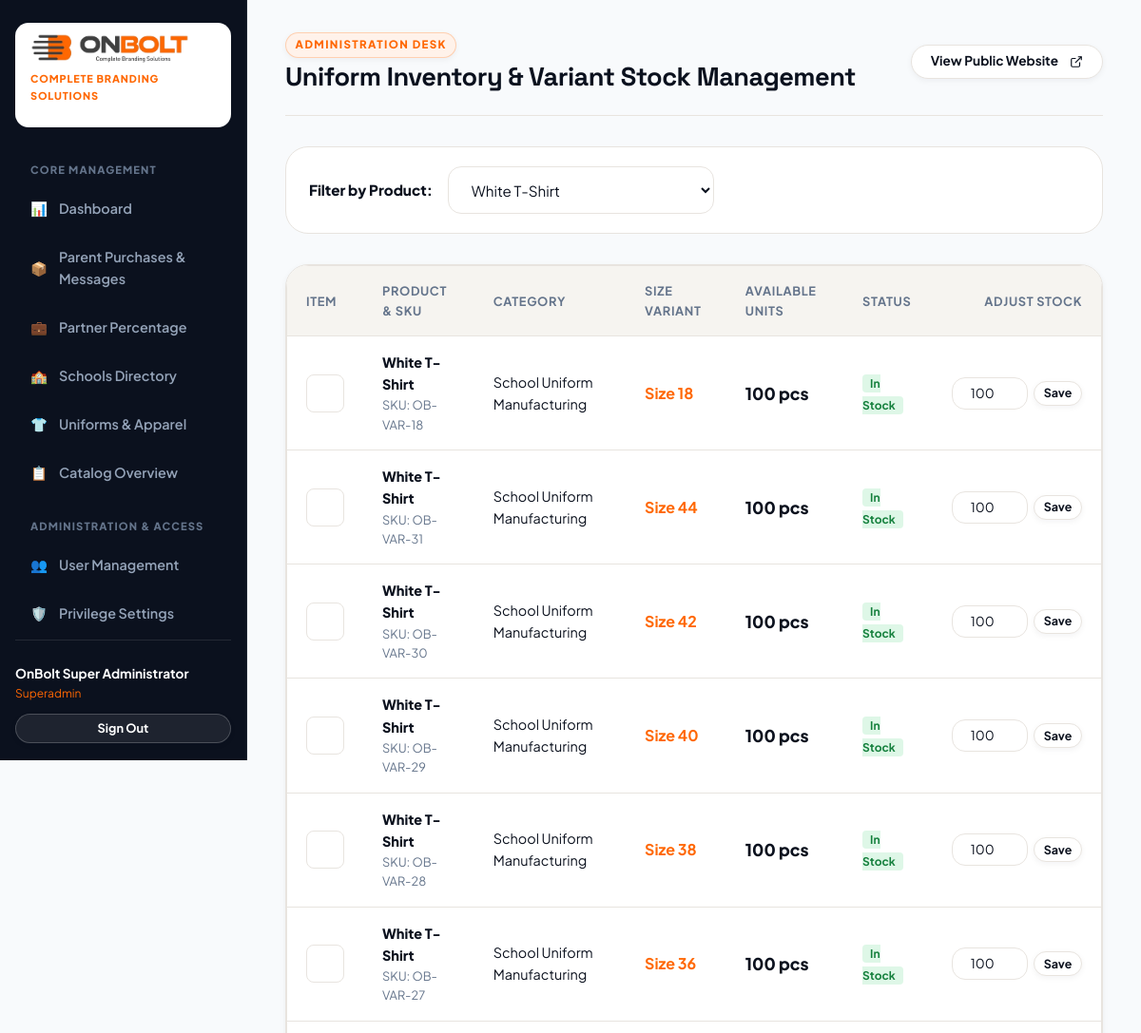
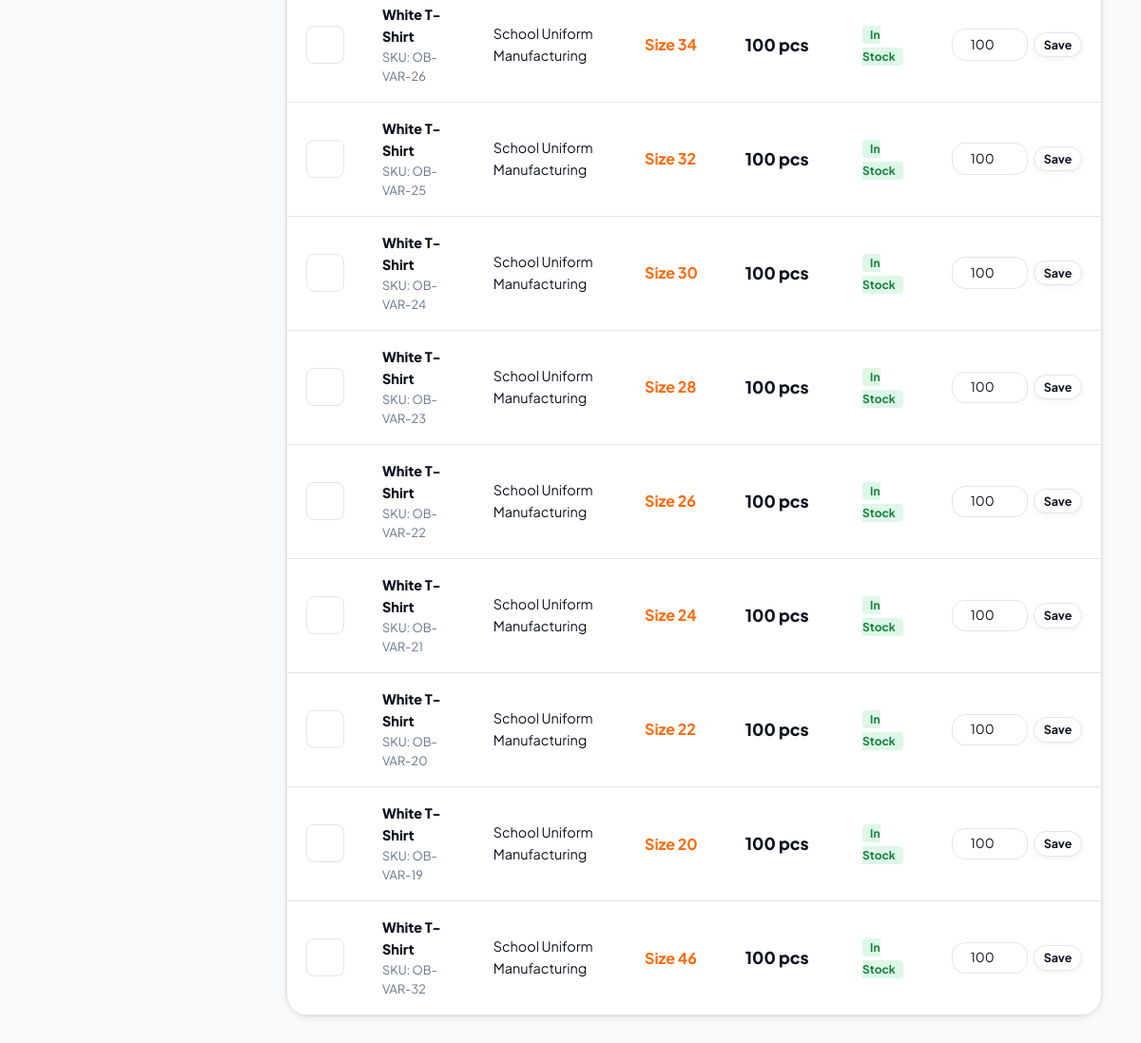
Page /admin/inventory.php?product_id=1 (signed in) on the committed database (2 pictures, top to bottom).
### tables this page shows
CREATE TABLE `product_variants` (
  `id` int(10) unsigned NOT NULL AUTO_INCREMENT,
  `product_id` int(10) unsigned NOT NULL,
  `size` varchar(50) NOT NULL,
  `color` varchar(50) DEFAULT NULL,
  `sku` varchar(100) DEFAULT NULL,
  `price_override` decimal(10,2) DEFAULT NULL,
  `stock_quantity` int(11) NOT NULL DEFAULT 100,
  `status` tinyint(1) NOT NULL DEFAULT 1,
  `created_at` timestamp NOT NULL DEFAULT current_timestamp(),
  `updated_at` timestamp NOT NULL DEFAULT current_timestamp() ON UPDATE current_timestamp(),
  PRIMARY KEY (`id`),
  KEY `idx_pv_product` (`product_id`),
  CONSTRAINT `fk_pv_product` FOREIGN KEY (`product_id`) REFERENCES `products` (`id`) ON DELETE CASCADE
);

CREATE TABLE `products` (
  `id` int(10) unsigned NOT NULL AUTO_INCREMENT,
  `category_id` int(10) unsigned DEFAULT NULL,
  `name` varchar(180) NOT NULL,
  `slug` varchar(180) NOT NULL,
  `sku` varchar(80) NOT NULL,
  `description` text DEFAULT NULL,
  `short_description` varchar(255) DEFAULT NULL,
  `price` decimal(10,2) NOT NULL DEFAULT 0.00,
  `actual_price` decimal(10,2) DEFAULT NULL,
  `vendor_commission` decimal(10,2) DEFAULT NULL,
  `vendor_price` decimal(10,2) DEFAULT NULL,
  `partner_percentage` decimal(5,2) NOT NULL DEFAULT 30.00,
  `discount_price` decimal(10,2) DEFAULT NULL,
  `is_global` tinyint(1) NOT NULL DEFAULT 1,
  `is_kit` tinyint(1) NOT NULL DEFAULT 0,
  `featured_image` varchar(255) DEFAULT NULL,
  `size_chart_image` varchar(255) DEFAULT NULL,
  `available_sizes` varchar(255) DEFAULT NULL,
  `gender` enum('all','boy','girl') NOT NULL DEFAULT 'all',
  `uniform_group` enum('academic','sports','accessories') NOT NULL DEFAULT 'academic',
  `sort_order` int(11) NOT NULL DEFAULT 0,
  `status` tinyint(1) NOT NULL DEFAULT 1,
  `created_at` timestamp NOT NULL DEFAULT current_timestamp(),
  `updated_at` timestamp NOT NULL DEFAULT current_timestamp() ON UPDATE current_timestamp(),
  PRIMARY KEY (`id`),
  UNIQUE KEY `uq_products_slug` (`slug`),
  UNIQUE KEY `uq_products_sku` (`sku`),
  KEY `idx_products_cat` (`category_id`),
  KEY `idx_products_status` (`status`)
);

CREATE TABLE `product_categories` (
  `id` int(10) unsigned NOT NULL AUTO_INCREMENT,
  `name` varchar(120) NOT NULL,
  `slug` varchar(120) NOT NULL,
  `description` text DEFAULT NULL,
  `image` varchar(255) DEFAULT NULL,
  `icon` varchar(100) DEFAULT NULL,
  `sort_order` int(11) NOT NULL DEFAULT 0,
  `status` tinyint(1) NOT NULL DEFAULT 1,
  `created_at` timestamp NOT NULL DEFAULT current_timestamp(),
  `updated_at` timestamp NOT NULL DEFAULT current_timestamp() ON UPDATE current_timestamp(),
  PRIMARY KEY (`id`),
  UNIQUE KEY `uq_categories_slug` (`slug`)
);

### config/app.php (called while the page is built, shortened)
<?php
function sanitize(mixed $data): mixed {
    return htmlspecialchars(trim((string)$data), ENT_QUOTES, 'UTF-8');
}

### admin/inventory.php (the view, shortened to what this page needs)
<?php
require_once __DIR__ . '/header.php';
$pdo = getDbConnection();
$prodFilter = (int)($_GET['product_id'] ?? 0);
$products = $pdo->query("SELECT id, name FROM products ORDER BY name ASC")->fetchAll();
$sql = "SELECT pv.*, p.name as product_name, p.featured_image, c.name as category_name
        FROM product_variants pv
        JOIN products p ON pv.product_id = p.id
        LEFT JOIN product_categories c ON p.category_id = c.id
        WHERE 1=1";
if ($prodFilter > 0) {
    $sql .= " AND pv.product_id = {$prodFilter}";
}
$sql .= " ORDER BY pv.stock_quantity ASC, p.name ASC";
$variants = $pdo->query($sql)->fetchAll();
?>
<div style="background:#fff; border-radius:var(--radius-lg); padding:1.25rem 1.5rem; border:1px solid var(--brand-border); margin-bottom:2rem; display:flex; justify-content:space-between; align-items:center; flex-wrap:wrap; gap:1rem;">
    <div style="display:flex; align-items:center; gap:1rem;">
        <label style="font-weight:800; font-size:0.95rem;">Filter by Product:</label>
        <form action="" method="GET">
            <select name="product_id" class="form-control" style="width:280px;" onchange="this.form.submit()">
                <?php foreach ($products as $p): ?>
                    <option value="<?= $p['id'] ?>" <?= $prodFilter === (int)$p['id'] ? 'selected' : '' ?>><?= sanitize($p['name']) ?></option>
                <?php endforeach; ?>
            </select>
        </form>
    </div>
</div>
<div style="background:#fff; border-radius:var(--radius-lg); border:1px solid var(--brand-border); overflow:hidden; box-shadow:var(--shadow-sm);">
    <table class="admin-table">
        <thead>
            <tr>
                <th>Item</th>
                <th>Product &amp; SKU</th>
                <th>Category</th>
                <th>Size Variant</th>
                <th>Available Units</th>
                <th>Status</th>
                <th style="text-align:right;">Adjust Stock</th>
            </tr>
        </thead>
        <tbody>
            <?php foreach ($variants as $v): ?>
                <?php $isLow = $v['stock_quantity'] < 20; ?>
                <tr>
                    <td style="width:50px;">
                        <div style="width:40px; height:40px; border-radius:var(--radius-sm); border:1px solid var(--brand-border); overflow:hidden; display:flex; align-items:center; justify-content:center;">
                        </div>
                    </td>
                    <td>
                        <div style="font-weight:800; color:var(--brand-dark);"><?= sanitize($v['product_name']) ?></div>
                        <div style="font-size:0.8rem; color:var(--brand-muted);">SKU: <?= sanitize($v['sku'] ?: 'OB-VAR-' . $v['id']) ?></div>
                    </td>
                    <td><?= sanitize($v['category_name'] ?: 'Uniform') ?></td>
                    <td style="font-weight:700; font-size:1rem; color:var(--brand-primary);">Size <?= sanitize($v['size']) ?></td>
                    <td style="font-weight:800; font-size:1.1rem; color:<?= $isLow ? '#dc2626' : 'var(--brand-dark)' ?>;">
                        <?= $v['stock_quantity'] ?> pcs
                    </td>
                    <td>
                        <?= $isLow ? '<span style="color:#dc2626; font-weight:800; font-size:0.75rem; background:rgba(255,107,107,0.15); padding:2px 8px; border-radius:4px;">Low Stock</span>' : '<span style="color:#15803d; font-weight:700; font-size:0.75rem; background:rgba(34,197,94,0.15); padding:2px 8px; border-radius:4px;">In Stock</span>' ?>
                    </td>
                    <td style="text-align:right;">
                        <form action="" method="POST" style="display:inline-flex; align-items:center; gap:0.4rem;">
                            <input type="number" name="stock_quantity" value="<?= $v['stock_quantity'] ?>" min="0" max="9999" class="form-control" style="width:80px; padding:0.3rem 0.5rem; font-size:0.85rem; text-align:center;">
                            <button type="submit" class="btn btn-outline btn-sm" style="padding:0.3rem 0.6rem; font-size:0.78rem;">
                                Save
                            </button>
                        </form>
                    </td>
                </tr>
            <?php endforeach; ?>
        </tbody>
    </table>
</div>
<?php require_once __DIR__ . '/footer.php'; ?>

### assets/css/main.css (style rules this page uses)
:root { --brand-primary: #FF6702; --brand-primary-hover: #e55a00; --brand-primary-light: #FFF2EA; --brand-primary-glow: rgba(255, 103, 2, 0.4); --brand-secondary: #1E2530; --brand-secondary-hover: #2B3444; --brand-secondary-light: #F1F4F8; --brand-accent: #FF4500; --brand-accent-hover: #e03d00; --brand-accent-light: #FFEBE5; --brand-dark: #0B111E; --brand-dark-soft: #162033; --brand-muted: #64748B; --brand-light: #FBF9F6; --brand-surface: #FFFFFF; --brand-surface-alt: #F6F4F0; --brand-border: #E8E4DF; --brand-border-focus: #FF6702; --font-sans: 'Plus Jakarta Sans', -apple-system, BlinkMacSystemFont, "Segoe UI", Roboto, sans-serif; --font-display: 'Space Grotesk', var(--font-sans); --shadow-sm: 0 2px 6px rgba(11, 17, 30, 0.05); --shadow-md: 0 10px 25px -5px rgba(11, 17, 30, 0.08), 0 8px 10px -6px rgba(11, 17, 30, 0.04); --shadow-lg: 0 20px 35px -10px rgba(255, 103, 2, 0.18), 0 10px 15px -3px rgba(11, 17, 30, 0.06); --shadow-xl: 0 30px 60px -15px rgba(11, 17, 30, 0.2); --shadow-glow: 0 0 35px rgba(255, 103, 2, 0.45); --radius-sm: 8px; --radius-md: 14px; --radius-lg: 24px; --radius-xl: 36px; --radius-pill: 9999px; --ease-out: cubic-bezier(0.16, 1, 0.3, 1); --ease-spring: cubic-bezier(0.34, 1.56, 0.64, 1); --transition-fast: 0.2s var(--ease-out); --transition-normal: 0.35s var(--ease-out); --transition-slow: 0.6s var(--ease-out); }
*, *::before, *::after { box-sizing: border-box; margin: 0; padding: 0; }
html { font-size: 16px; scroll-behavior: smooth; -webkit-font-smoothing: antialiased; -moz-osx-font-smoothing: grayscale; }
body { font-family: var(--font-sans); background-color: var(--brand-light); color: var(--brand-dark); line-height: 1.6; overflow-x: hidden; position: relative; }
button, input, select, textarea { font: inherit; color: inherit; }
button { cursor: pointer; border: none; background: none; }
.btn { display: inline-flex; align-items: center; justify-content: center; gap: 0.75rem; padding: 0.9rem 2rem; font-size: 0.96rem; font-weight: 700; border-radius: var(--radius-pill); transition: all var(--transition-normal); position: relative; overflow: hidden; text-align: center; user-select: none; cursor: pointer; line-height: 1.2; vertical-align: middle; border: none; text-decoration: none; }
.btn::after { content: ''; position: absolute; top: 0; left: -120%; width: 100%; height: 100%; background: linear-gradient(90deg, transparent, rgba(255, 255, 255, 0.35), transparent); transition: left 0.65s ease; pointer-events: none; }
.btn-outline { background-color: #ffffff; color: var(--brand-dark); border: 1.5px solid var(--brand-border); box-shadow: var(--shadow-sm); }
.btn-sm { padding: 0.55rem 1.25rem; font-size: 0.85rem; }
.form-control { width: 100%; padding: 0.85rem 1.25rem; font-size: 0.95rem; background: #ffffff; border: 1.5px solid var(--brand-border); border-radius: var(--radius-md); transition: all var(--transition-fast); outline: none; }

### admin/header.php (style rules this page uses)
.admin-table { width: 100%; border-collapse: separate; border-spacing: 0; background: #ffffff; border-radius: var(--radius-lg); border: 1px solid var(--brand-border); box-shadow: var(--shadow-sm); }
.admin-table th { background: var(--brand-surface-alt); padding: 1rem 1.25rem; font-size: 0.8rem; text-transform: uppercase; letter-spacing: 0.05em; color: var(--brand-muted); text-align: left; border-bottom: 1px solid var(--brand-border); }
.admin-table td { padding: 1rem 1.25rem; border-bottom: 1px solid var(--brand-border); font-size: 0.9rem; vertical-align: middle; }

### rows in the picture
product_variants: product.name "White T-Shirt", sku+id "OB-VAR-18", product_categories.name "School Uniform Manufacturing", size "18", stock_quantity "100", shows "In Stock"
product_variants: product.name "White T-Shirt", sku+id "OB-VAR-31", product_categories.name "School Uniform Manufacturing", size "44", stock_quantity "100", shows "In Stock"
product_variants: product.name "White T-Shirt", sku+id "OB-VAR-30", product_categories.name "School Uniform Manufacturing", size "42", stock_quantity "100", shows "In Stock"
product_variants: product.name "White T-Shirt", sku+id "OB-VAR-29", product_categories.name "School Uniform Manufacturing", size "40", stock_quantity "100", shows "In Stock"
product_variants: product.name "White T-Shirt", sku+id "OB-VAR-28", product_categories.name "School Uniform Manufacturing", size "38", stock_quantity "100", shows "In Stock"
product_variants: product.name "White T-Shirt", sku+id "OB-VAR-27", product_categories.name "School Uniform Manufacturing", size "36", stock_quantity "100", shows "In Stock"
product_variants: product.name "White T-Shirt", sku+id "OB-VAR-26", product_categories.name "School Uniform Manufacturing", size "34", stock_quantity "100", shows "In Stock"
product_variants: product.name "White T-Shirt", sku+id "OB-VAR-25", product_categories.name "School Uniform Manufacturing", size "32", stock_quantity "100", shows "In Stock"
product_variants: product.name "White T-Shirt", sku+id "OB-VAR-24", product_categories.name "School Uniform Manufacturing", size "30", stock_quantity "100", shows "In Stock"
product_variants: product.name "White T-Shirt", sku+id "OB-VAR-23", product_categories.name "School Uniform Manufacturing", size "28", stock_quantity "100", shows "In Stock"
product_variants: product.name "White T-Shirt", sku+id "OB-VAR-22", product_categories.name "School Uniform Manufacturing", size "26", stock_quantity "100", shows "In Stock"
product_variants: product.name "White T-Shirt", sku+id "OB-VAR-21", product_categories.name "School Uniform Manufacturing", size "24", stock_quantity "100", shows "In Stock"
product_variants: product.name "White T-Shirt", sku+id "OB-VAR-20", product_categories.name "School Uniform Manufacturing", size "22", stock_quantity "100", shows "In Stock"
product_variants: product.name "White T-Shirt", sku+id "OB-VAR-19", product_categories.name "School Uniform Manufacturing", size "20", stock_quantity "100", shows "In Stock"
product_variants: product.name "White T-Shirt", sku+id "OB-VAR-32", product_categories.name "School Uniform Manufacturing", size "46", stock_quantity "100", shows "In Stock"

### other values in the picture
$adminName "OnBolt Super Administrator"
$adminRole "Superadmin"
$adminTitle "Uniform Inventory & Variant Stock Management"
form field product_id "White T-Shirt"
